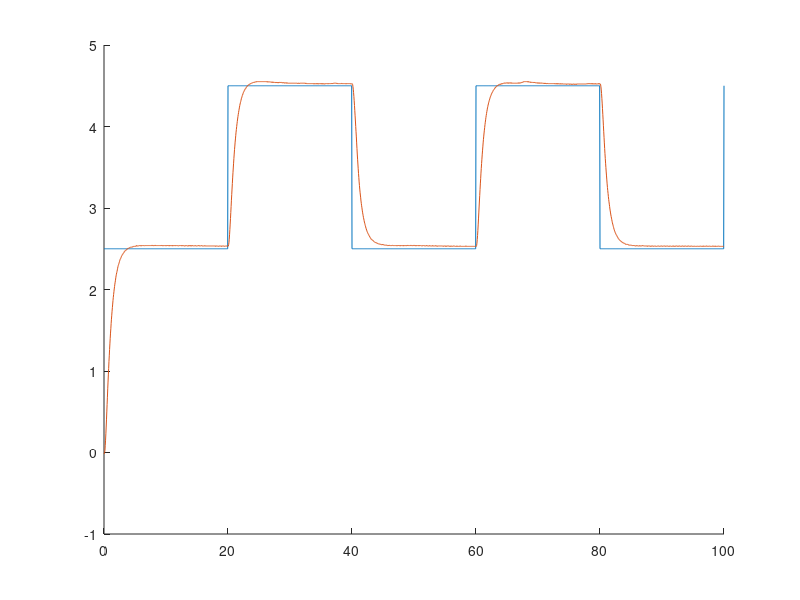

Write MATLAB code to recreate this figure. (Note: this script raises an error after producing the figure.)
clear
load fundarek_sada1.mat
figure(1)
hold on 
plot(tout,u)
plot(tout,y)
hold off
tu = [tout, u]
ty = [tout,y]
% load fundarek_sada2.mat
% figure(2)
% hold on 
% plot(tout,u)
% plot(tout,y)
% hold off


numgen=100;	% number of generations
lpop=56;	% number of chromosomes in population
lstring=3;	% number of genes in a chromosome
M=20;          % maximum of the search space

% Population initialisation

Space=[ones(1,lstring)*(0); ones(1,lstring)*M];

% Space=[ones(1,lstring)*(0); 50,1];
Delta=Space(2,:)/100;    % additive mutation step
Delta1 = Space(2,:)/2000;
Delta2 = Space(2,:)/10;
Pop=genrpop(lpop,Space);
evolution = zeros(1,numgen);
best_ch = zeros(lstring,numgen);
% Main cyklus --------------------------------- b)

for gen=1:numgen
    tic
    [Fit]=getFitness1(Pop);
    evolution(gen)=min(Fit);	            % convergence graph of the solution
    [Best,bfit]=selbest(Pop,Fit,[1,1]);          % optimum
    best_ch(:,gen) = Best(1,:)';
    Old=selrand(Pop,Fit,8);                     % vyssii selektivny tlak avsak so
    Work1=seltourn(Pop,Fit,8);               % zachovanim nahodneho vyberu
    Work1=[Work1; selrand(Pop,Fit,8)];      % pomerne vysoka mutacia zvisuje diverzitu
    Work2=seltourn(Pop,Fit,8);
    Work2=[Work2; selsus(Pop,Fit,8)];
    Work4=seltourn(Pop,Fit,8);
    Work1=mutx(Work1,0.2,Space);
    Work1=crossov(Work1,1,0);
    Work1 = muta(Work1,0.2,Delta1,Space);
    Work2=mutx(Work2,0.3,Space);
    Work2=muta(Work2,0.2,Delta,Space);
    Work3 = genrpop(6,Space);
    Work4 = muta(Work4,0.2,Delta2,Space);
    Pop=[Best;Old;Work1;Work2;Work3;Work4];
    gen
    toc
end;  % gen
% Best solution
figure(4);
hold on 
plot(evolution);
title('evolution');
xlabel('generation');
ylabel('fitness');


hold off
figure(5);
hold on;
plot(best_ch(1,:));
plot(best_ch(2,:));
plot(best_ch(3,:));

hold off

a1 = best_ch(1,end)
a2 = best_ch(2,end)
a3 = best_ch(3,end)
a1 = 1.0125
a2 = 0.3862
a3 = 1.4276